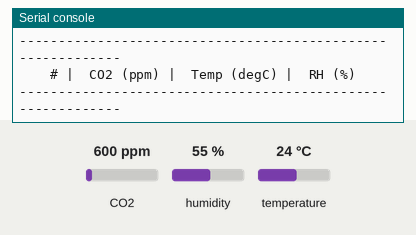
The program below on a simulated MicroPython board. On the bench: the last lines printed to the serial console. The test bench sets the inputs (shaded band); at power-on: CO2 600 ppm, temperature 24 °C, humidity 55 %. At 16.1 s the program stops and its outputs stay as they are.

Above: at 1.2 s.
1.3 s: CO2 set to 1050 ppm
At 5.9 s:
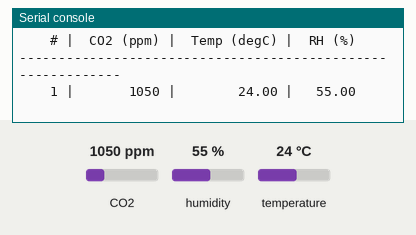
12.0 s: temperature set to 0 °C
At 16.8 s:
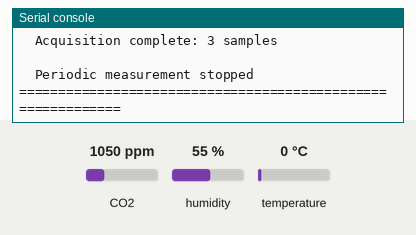

The program:

task1_2_scd41.py
```python
"""
============================================================================
  Task 1.2 - SCD41 CO2 / Temperature / Humidity Sensor Read Program
============================================================================
"""

from machine import I2C, Pin
import time

SDA_PIN  = 5
SCL_PIN  = 6
I2C_FREQ = 100_000
SCD41_ADDR = 0x62
SAMPLE_COUNT = 3

CMD_START_PERIODIC      = 0x21B1
CMD_READ_MEASUREMENT    = 0xEC05
CMD_STOP_PERIODIC       = 0x3F86
CMD_GET_DATA_READY      = 0xE4B8
CMD_REINIT              = 0x3646
CMD_GET_SERIAL_NUMBER   = 0x3682

def crc8(data):
    crc = 0xFF
    for byte in data:
        crc ^= byte
        for _ in range(8):
            crc = ((crc << 1) ^ 0x31) & 0xFF if crc & 0x80 else (crc << 1) & 0xFF
    return crc

def send_command(i2c, cmd):
    i2c.writeto(SCD41_ADDR, bytes([(cmd >> 8) & 0xFF, cmd & 0xFF]))

def send_command_and_read(i2c, cmd, num_bytes, delay_ms):
    send_command(i2c, cmd)
    time.sleep_ms(delay_ms)
    return i2c.readfrom(SCD41_ADDR, num_bytes)

def scd41_get_serial(i2c):
    raw = send_command_and_read(i2c, CMD_GET_SERIAL_NUMBER, 9, 1)
    for i in range(0, 9, 3):
        if crc8(raw[i:i+2]) != raw[i+2]:
            raise OSError("Serial number CRC verification failed")
    serial = (raw[0] << 40) | (raw[1] << 32) | \
             (raw[3] << 24) | (raw[4] << 16) | \
             (raw[6] <<  8) |  raw[7]
    return serial

def scd41_data_ready(i2c):
    raw = send_command_and_read(i2c, CMD_GET_DATA_READY, 3, 1)
    if crc8(raw[0:2]) != raw[2]:
        raise OSError("data_ready CRC verification failed")
    status = ((raw[0] & 0x07) << 8) | raw[1]
    return status != 0

def scd41_read_measurement(i2c):
    raw = send_command_and_read(i2c, CMD_READ_MEASUREMENT, 9, 1)
    for i in range(0, 9, 3):
        if crc8(raw[i:i+2]) != raw[i+2]:
            raise OSError(f"Measurement CRC verification failed (byte {i})")
    raw_co2  = (raw[0] << 8) | raw[1]
    raw_temp = (raw[3] << 8) | raw[4]
    raw_rh   = (raw[6] << 8) | raw[7]
    co2_ppm     = raw_co2
    temp_c      = -45.0 + 175.0 * raw_temp / 65535.0
    humidity_rh = 100.0 * raw_rh / 65535.0
    return co2_ppm, temp_c, humidity_rh

def main():
    print("=" * 60)
    print("  Task 1.2 - SCD41 Environmental Data Acquisition")
    print("=" * 60)

    i2c = I2C(0, scl=Pin(SCL_PIN), sda=Pin(SDA_PIN), freq=I2C_FREQ)
    print(f"  I2C ready: SDA=GPIO{SDA_PIN}, SCL=GPIO{SCL_PIN}, "
          f"freq={I2C_FREQ // 1000}kHz")

    devices = i2c.scan()
    if SCD41_ADDR not in devices:
        print(f"  [ERROR] SCD41 not found at 0x{SCD41_ADDR:02X}")
        return
    print(f"  SCD41 detected at 0x{SCD41_ADDR:02X}")

    try:
        send_command(i2c, CMD_STOP_PERIODIC)
        time.sleep_ms(500)
    except OSError:
        pass

    send_command(i2c, CMD_REINIT)
    time.sleep_ms(30)

    serial = scd41_get_serial(i2c)
    print(f"  SCD41 serial number: 0x{serial:012X}")
    print()

    print("  Starting periodic measurement (1 sample / 5s)")
    send_command(i2c, CMD_START_PERIODIC)
    print()

    print("-" * 60)
    print(f"  {'#':>3} | {'CO2 (ppm)':>10} | {'Temp (degC)':>12} | {'RH (%)':>7}")
    print("-" * 60)

    try:
        for i in range(1, SAMPLE_COUNT + 1):
            time.sleep(5)
            for _ in range(20):
                if scd41_data_ready(i2c):
                    break
                time.sleep_ms(100)
            else:
                print(f"  {i:>3} | data not ready, skipped")
                continue
            co2, temp, rh = scd41_read_measurement(i2c)
            print(f"  {i:>3} | {co2:>10.0f} | {temp:>12.2f} | {rh:>7.2f}")

        print("-" * 60)
        print(f"  Acquisition complete: {SAMPLE_COUNT} samples")
    finally:
        send_command(i2c, CMD_STOP_PERIODIC)
        time.sleep_ms(500)
        print()
        print("  Periodic measurement stopped")
    print("=" * 60)

main()
```

Measured:
- after the input at 1.3 s, the serial console: prints a new line after 4.3 s (image 1)
- after the input at 12.0 s, the serial console: prints a new line after 3.6 s (image 2)
